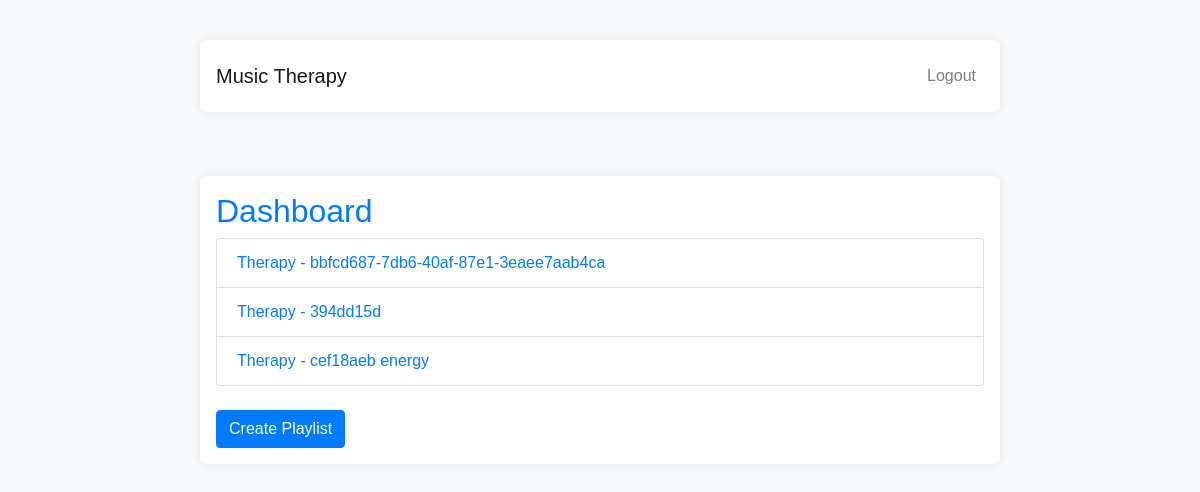
Page /dashboard (signed in) on the earlier database version.
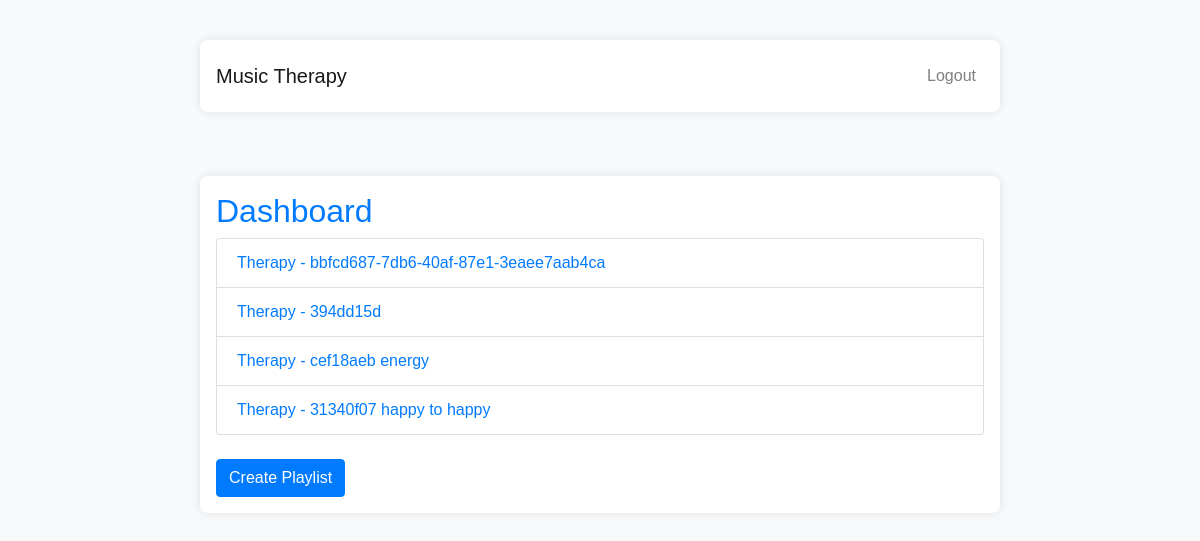
Same page on the later database version.
### app/models.py (models this page shows, shortened)
class Playlist(db.Model):
    id = db.Column(db.Integer, primary_key=True)
    name = db.Column(db.String(150), nullable=False)
    url = db.Column(db.String(255), nullable=False)
    user_id = db.Column(db.Integer, db.ForeignKey('user.id'), nullable=False)

### app/__init__.py (the view)
@app.route('/')
@app.route('/dashboard')
@login_required
def dashboard():
    playlists = Playlist.query.filter_by(user_id=current_user.id).all()
    return render_template('dashboard.html', playlists=playlists)

### app/__init__.py (called while the page is built)
@login_manager.user_loader
def load_user(user_id):
    return User.query.get(int(user_id))

### app/templates/dashboard.html (shortened to what this page needs)
{% extends "base.html" %}
{% block content %}
<h2>Dashboard</h2>
{% if playlists %}
    <ul class="list-group">
        {% for playlist in playlists %}
            <li class="list-group-item"><a href="{{ playlist.url }}">{{ playlist.name }}</a></li>
        {% endfor %}
    </ul>
{% else %}
    <p>No playlists found.</p>
{% endif %}
<br>
<a href="{{ url_for('create_playlist') }}" class="btn btn-primary">Create Playlist</a>
{% endblock %}

### app/templates/base.html (shortened to what this page needs)
<!DOCTYPE html>
<html lang="en">
<head>
    <link href="https://stackpath.bootstrapcdn.com/bootstrap/4.5.2/css/bootstrap.min.css" rel="stylesheet">
    <link rel="stylesheet" href="{{ url_for('static', filename='css/styles.css') }}">
</head>
<body>
    <nav class="navbar navbar-expand-lg navbar-light bg-light">
        <div class="container">
            <a class="navbar-brand" href="{{ url_for('dashboard') }}">Music Therapy</a>
            <div class="collapse navbar-collapse" id="navbarNav">
                <ul class="navbar-nav ml-auto">
                    {% if current_user.is_authenticated %}
                        <li class="nav-item">
                            <a class="nav-link" href="{{ url_for('logout') }}">Logout</a>
                        </li>
                    {% endif %}
                </ul>
            </div>
        </div>
    </nav>
    <div class="container mt-4">
        {% block content %}
        {% endblock %}
    </div>
</body>
</html>

### app/static/css/styles.css (style rules this page uses)
body { font-family: 'Arial', sans-serif; background-color: #f8f9fa; margin: 0; padding: 0; color: #333; }
.container { max-width: 800px; margin: 2em auto; padding: 1em; background-color: white; border-radius: 8px; box-shadow: 0 0 10px rgba(0,0,0,0.1); }
h2 { color: #007bff; }

Differences in the rows shown:
added Playlist: name "Therapy - 31340f07 happy to happy"
